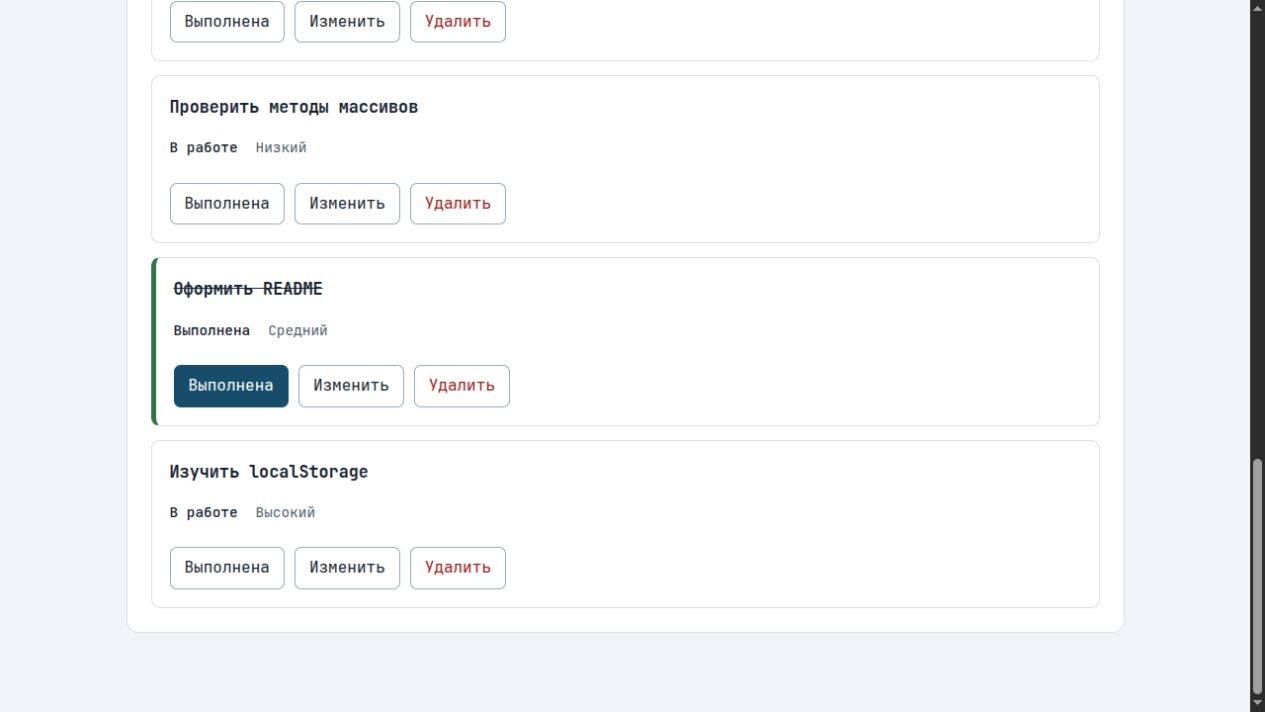
#> input picture report-assets/pr4-reload-list.png, 1265 x 712 px
$ python build_report_assets.py
#> lines starting #> are read from the running program, lines starting #| are printed output that depends on the picture
from pathlib import Path
from PIL import Image, ImageDraw, ImageFont

ROOT = Path(__file__).resolve().parents[1]
OUT = ROOT / "report-assets"
FONT = "/usr/share/fonts/truetype/dejavu/DejaVuSansMono.ttf"
FONT_BOLD = "/usr/share/fonts/truetype/dejavu/DejaVuSansMono-Bold.ttf"


def font(size=25, bold=False):
    return ImageFont.truetype(FONT_BOLD if bold else FONT, size)


def terminal(name, title, lines, width=1600, height=700):
#> called with name = 'validation-results.png', title = 'ПР4  ·  Проверка названия', width = 1600, height = 610
    image = Image.new("RGB", (width, height), "#171a21")
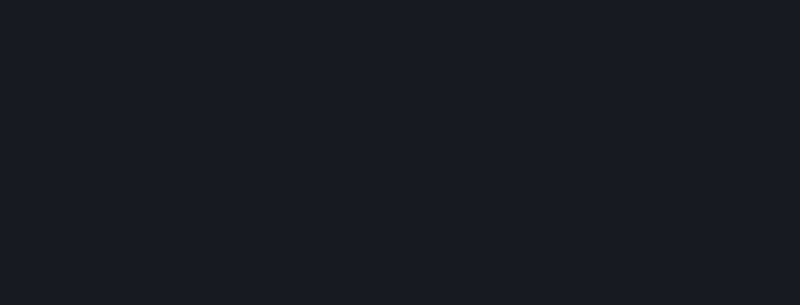
#> image: PIL image 1600x610 RGB (shown at 1/2 size); mean R, G, B 23, 26, 33
    draw = ImageDraw.Draw(image)
    draw.rounded_rectangle((18, 18, width - 18, height - 18), 20, fill="#0d1117", outline="#4b5563", width=2)
    draw.rectangle((18, 18, width - 18, 82), fill="#202630")
    for x, color in [(48, "#ff5f57"), (80, "#febc2e"), (112, "#28c840")]:
        draw.ellipse((x - 9, 47 - 9, x + 9, 47 + 9), fill=color)
    draw.text((150, 31), title, font=font(24, True), fill="#e6edf3")
    y = 112
    for text, color in lines:
        draw.text((48, y), text, font=font(25), fill=color)
        y += 42
#> after the loop, y = 532
    image.save(OUT / name)


terminal("validation-results.png", "ПР4  ·  Проверка названия", [
    ("$ bun run report", "#8be9fd"),
    ("Проверка 1: {", "#f8f8f2"),
    ('  ok: true, value: { id: 20, title: "Изучить localStorage",', "#50fa7b"),
    ('                     priority: "high" }', "#50fa7b"),
    ("}", "#f8f8f2"),
    ("Проверка 2: {", "#f8f8f2"),
    ("  ok: false, errors: {", "#ffb86c"),
    ('    title: "Название должно содержать от 1 до 100 символов."', "#ffb86c"),
    ("  }", "#ffb86c"),
    ("}", "#f8f8f2"),
], height=610)

terminal("api-filter-results.png", "ПР5  ·  GET /tasks", [
    ("$ bun run report", "#8be9fd"),
    ("GET http://127.0.0.1:5505/api/tasks?completed=false&priority=high", "#f8f8f2"),
    ("id: [ 4, 13, 34 ]", "#50fa7b"),
    ("meta.total: 3", "#50fa7b"),
], height=360)
#> call 2 of terminal, with name = 'api-filter-results.png', title = 'ПР5  ·  GET /tasks', width = 1600, height = 360
#> in terminal (call 2), `image = Image.new("RGB", (width, height), "#171a21")`:
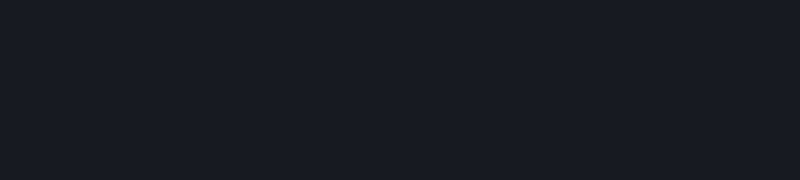
#> image: PIL image 1600x360 RGB (shown at 1/2 size); mean R, G, B 23, 26, 33
#> after the loop in terminal (call 2), `for text, color in lines:`: y = 280

terminal("http-error-results.png", "ПР5  ·  Обработка HTTP 404", [
    ("$ bun run report", "#8be9fd"),
    ("GET http://127.0.0.1:5505/api/tasks/999", "#f8f8f2"),
    ("Ошибка перехвачена в try/catch", "#f8f8f2"),
    ('{ kind: "http", status: 404 }', "#50fa7b"),
    ("Необработанных исключений нет.", "#8be9fd"),
], height=410)
#> call 3 of terminal, with name = 'http-error-results.png', title = 'ПР5  ·  Обработка HTTP 404', width = 1600, height = 410
#> in terminal (call 3), `image = Image.new("RGB", (width, height), "#171a21")`:
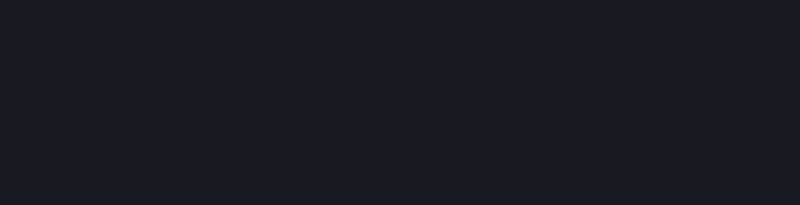
#> image: PIL image 1600x410 RGB (shown at 1/2 size); mean R, G, B 23, 26, 33
#> after the loop in terminal (call 3), `for text, color in lines:`: y = 322
#> in terminal (call 3), `image.save(OUT / name)`:
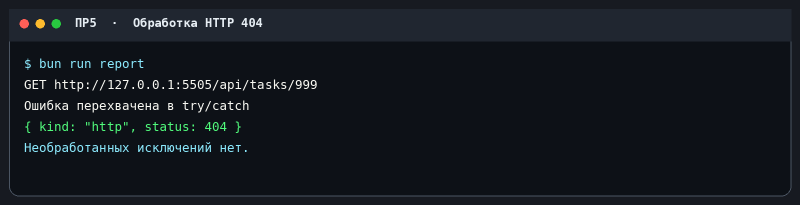
#> saved as http-error-results.png: PIL image 1600x410 RGB (shown at 1/2 size); mean R, G, B 20.7, 25.7, 32


def composite(source_name, output_name, panel_title, panel_lines):
#> called with source_name = 'pr4-reload-list.png', output_name = 'pr4-storage-evidence.png', panel_title = 'Application  ›  Local Storage'
    source = Image.open(OUT / source_name).convert("RGB")
#> source is the input picture: PIL image 1265x712 RGB; mean R, G, B 244.7, 246.1, 247.2
    source.thumbnail((1000, 820))
#> source: PIL image 1000x563 RGB
    canvas = Image.new("RGB", (1700, 900), "#eef2f6")
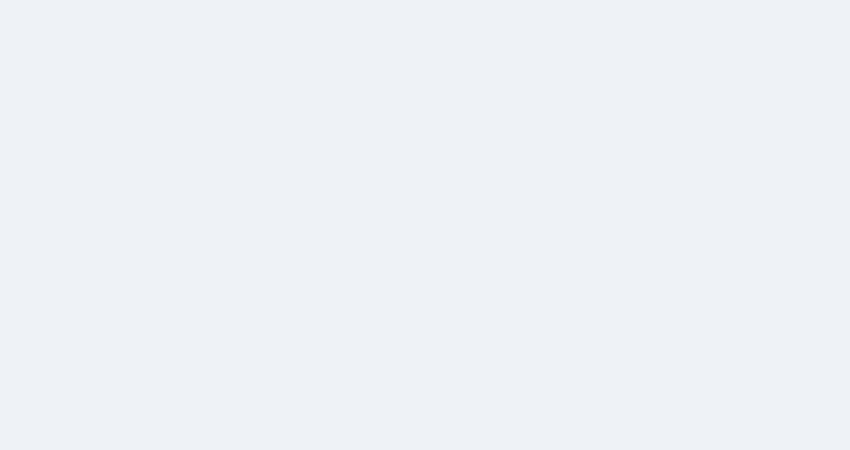
#> canvas: PIL image 1700x900 RGB (shown at 1/2 size); mean R, G, B 238, 242, 246
    canvas.paste(source, (30, 50))
    draw = ImageDraw.Draw(canvas)
    draw.rounded_rectangle((1060, 50, 1670, 850), 14, fill="#1e1e1e", outline="#59636f", width=2)
    draw.rectangle((1060, 50, 1670, 110), fill="#2b2b2b")
    draw.text((1090, 68), panel_title, font=font(21, True), fill="#f3f4f6")
    y = 135
    for line, color in panel_lines:
        draw.text((1090, y), line, font=font(19), fill=color)
        y += 34
#> after the loop, y = 679
    canvas.save(OUT / output_name)


composite("pr4-reload-list.png", "pr4-storage-evidence.png", "Application  ›  Local Storage", [
    ("http://127.0.0.1:5504", "#9cdcfe"),
    ("", "#ffffff"),
    ("Key", "#c586c0"),
    ("tip-js-practice-04:demo", "#ffffff"),
    ("", "#ffffff"),
    ("Value", "#c586c0"),
    ('{ "version": 1,', "#ce9178"),
    ('  "tasks": [', "#ce9178"),
    ('    …,', "#ce9178"),
    ('    { "id": 20,', "#ce9178"),
    ('      "title":', "#ce9178"),
    ('      "Изучить localStorage",', "#ce9178"),
    ('      "completed": false,', "#ce9178"),
    ('      "priority": "high" }', "#ce9178"),
    ('  ]', "#ce9178"),
    ('}', "#ce9178"),
])

composite("pr6-after-toggle.png", "pr6-network-evidence.png", "Network", [
    ("Name", "#c586c0"),
    ("tasks/4", "#ffffff"),
    ("Method: PATCH", "#9cdcfe"),
    ("Status: 200 OK", "#4ec9b0"),
    ("Request payload:", "#c586c0"),
    ('{ "completed": true }', "#ce9178"),
    ("", "#ffffff"),
    ("tasks?completed=false", "#ffffff"),
    ("Method: GET", "#9cdcfe"),
    ("Status: 200 OK", "#4ec9b0"),
    ("", "#ffffff"),
    ("Последовательность:", "#c586c0"),
    ("PATCH  →  GET", "#f8f8f2"),
    ("Задача 4 исчезла", "#4ec9b0"),
    ("Найдено: 6", "#4ec9b0"),
])
#> call 2 of composite, with source_name = 'pr6-after-toggle.png', output_name = 'pr6-network-evidence.png', panel_title = 'Network'
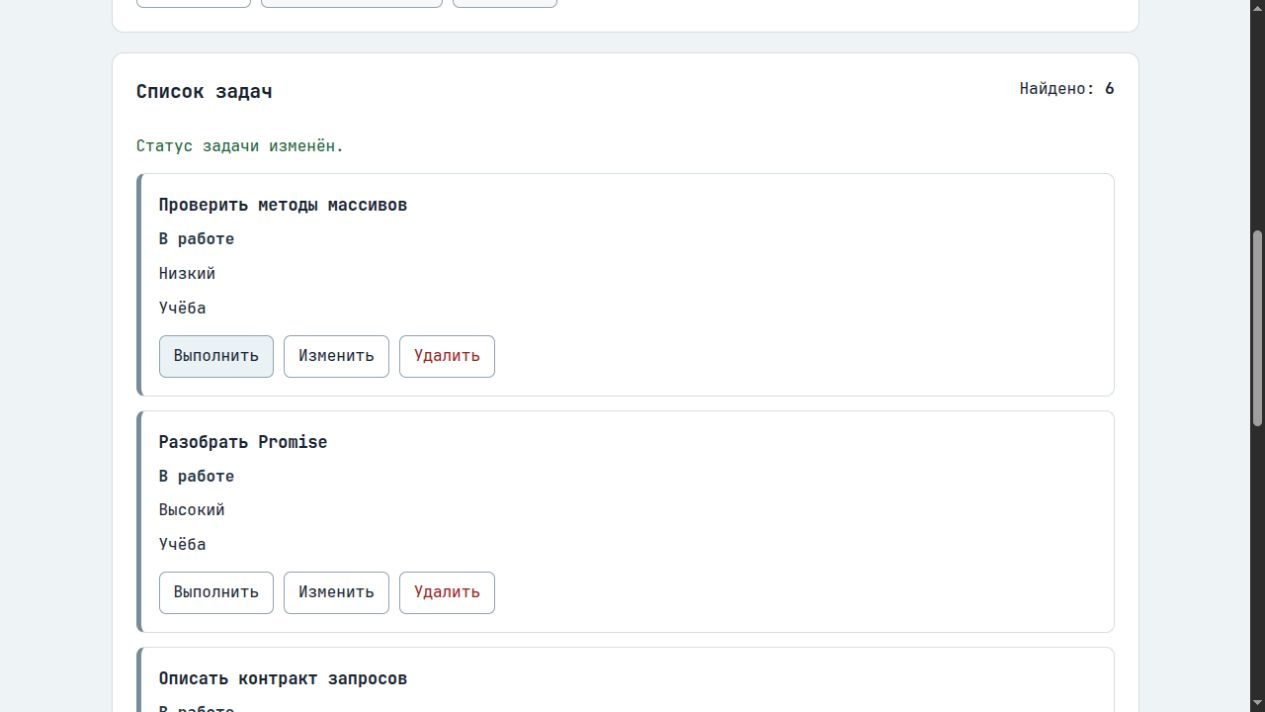
#> input picture report-assets/pr6-after-toggle.png, 1265 x 712 px
#> in composite, source is the input picture: PIL image 1265x712 RGB; mean R, G, B 246.2, 247.5, 248.2
#> after the loop in composite (call 2), `for line, color in panel_lines:`: y = 645
#> in composite (call 2), `canvas.save(OUT / output_name)`:
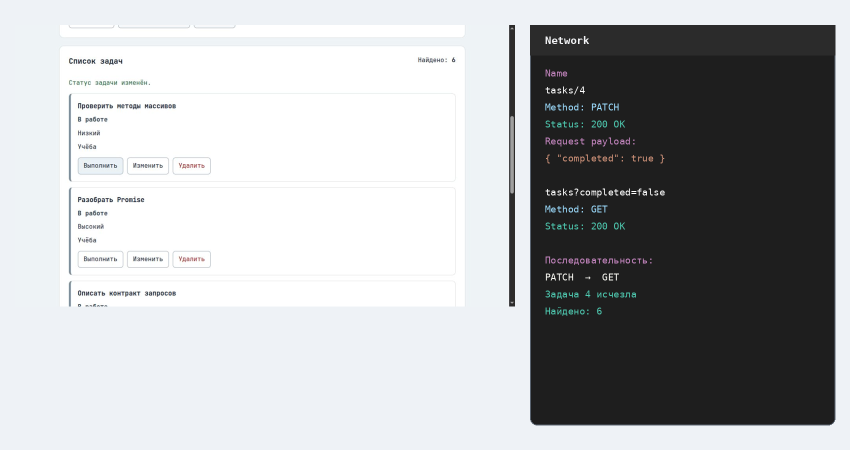
#> saved as pr6-network-evidence.png: PIL image 1700x900 RGB (shown at 1/2 size); mean R, G, B 175.7, 177.6, 179.2
